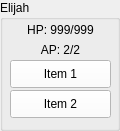
  <widget class="QGroupBox" name="Eli">
   <property name="geometry">
    <rect>
     <x>50</x>
     <y>440</y>
     <width>120</width>
     <height>131</height>
    </rect>
   </property>
   <property name="title">
    <string>Elijah</string>
   </property>
   <widget class="QLabel" name="EliHP">
    <property name="geometry">
     <rect>
      <x>10</x>
      <y>20</y>
      <width>101</width>
      <height>20</height>
     </rect>
    </property>
    <property name="text">
     <string>HP: 999/999</string>
    </property>
    <property name="alignment">
     <set>Qt::AlignCenter</set>
    </property>
   </widget>
   <widget class="QPushButton" name="EliItem1">
    <property name="geometry">
     <rect>
      <x>10</x>
      <y>60</y>
      <width>101</width>
      <height>28</height>
     </rect>
    </property>
    <property name="palette">
     <palette>
      <active>
       <colorrole role="WindowText">
        <brush brushstyle="SolidPattern">
         <color alpha="255">
          <red>0</red>
          <green>0</green>
          <blue>0</blue>
         </color>
        </brush>
       </colorrole>
       <colorrole role="Button">
        <brush brushstyle="SolidPattern">
         <color alpha="255">
          <red>255</red>
          <green>255</green>
          <blue>255</blue>
         </color>
        </brush>
       </colorrole>
       <colorrole role="Midlight">
        <brush brushstyle="SolidPattern">
         <color alpha="255">
          <red>255</red>
          <green>255</green>
          <blue>255</blue>
         </color>
        </brush>
       </colorrole>
       <colorrole role="Dark">
        <brush brushstyle="SolidPattern">
         <color alpha="255">
          <red>127</red>
          <green>127</green>
          <blue>127</blue>
         </color>
        </brush>
       </colorrole>
       <colorrole role="Mid">
        <brush brushstyle="SolidPattern">
         <color alpha="255">
          <red>170</red>
          <green>170</green>
          <blue>170</blue>
         </color>
        </brush>
       </colorrole>
       <colorrole role="Text">
        <brush brushstyle="SolidPattern">
         <color alpha="255">
          <red>0</red>
          <green>0</green>
          <blue>0</blue>
         </color>
        </brush>
       </colorrole>
       <colorrole role="ButtonText">
        <brush brushstyle="SolidPattern">
         <color alpha="255">
          <red>0</red>
          <green>0</green>
          <blue>0</blue>
         </color>
        </brush>
       </colorrole>
       <colorrole role="Base">
        <brush brushstyle="SolidPattern">
         <color alpha="255">
          <red>255</red>
          <green>255</green>
          <blue>255</blue>
         </color>
        </brush>
       </colorrole>
       <colorrole role="Window">
        <brush brushstyle="SolidPattern">
         <color alpha="255">
          <red>255</red>
          <green>255</green>
          <blue>255</blue>
         </color>
        </brush>
       </colorrole>
       <colorrole role="AlternateBase">
        <brush brushstyle="SolidPattern">
         <color alpha="255">
          <red>255</red>
          <green>255</green>
          <blue>255</blue>
         </color>
        </brush>
       </colorrole>
      </active>
      <inactive>
       <colorrole role="WindowText">
        <brush brushstyle="SolidPattern">
         <color alpha="255">
          <red>0</red>
          <green>0</green>
          <blue>0</blue>
         </color>
        </brush>
       </colorrole>
       <colorrole role="Button">
        <brush brushstyle="SolidPattern">
         <color alpha="255">
          <red>255</red>
          <green>255</green>
          <blue>255</blue>
         </color>
        </brush>
       </colorrole>
       <colorrole role="Midlight">
        <brush brushstyle="SolidPattern">
         <color alpha="255">
          <red>255</red>
          <green>255</green>
          <blue>255</blue>
         </color>
        </brush>
       </colorrole>
       <colorrole role="Dark">
        <brush brushstyle="SolidPattern">
         <color alpha="255">
          <red>127</red>
          <green>127</green>
          <blue>127</blue>
         </color>
        </brush>
       </colorrole>
       <colorrole role="Mid">
        <brush brushstyle="SolidPattern">
         <color alpha="255">
          <red>170</red>
          <green>170</green>
          <blue>170</blue>
         </color>
        </brush>
       </colorrole>
       <colorrole role="Text">
        <brush brushstyle="SolidPattern">
         <color alpha="255">
          <red>0</red>
          <green>0</green>
          <blue>0</blue>
         </color>
        </brush>
       </colorrole>
       <colorrole role="ButtonText">
        <brush brushstyle="SolidPattern">
         <color alpha="255">
          <red>0</red>
          <green>0</green>
          <blue>0</blue>
         </color>
        </brush>
       </colorrole>
       <colorrole role="Base">
        <brush brushstyle="SolidPattern">
         <color alpha="255">
          <red>255</red>
          <green>255</green>
          <blue>255</blue>
         </color>
        </brush>
       </colorrole>
       <colorrole role="Window">
        <brush brushstyle="SolidPattern">
         <color alpha="255">
          <red>255</red>
          <green>255</green>
          <blue>255</blue>
         </color>
        </brush>
       </colorrole>
       <colorrole role="AlternateBase">
        <brush brushstyle="SolidPattern">
         <color alpha="255">
          <red>255</red>
          <green>255</green>
          <blue>255</blue>
         </color>
        </brush>
       </colorrole>
      </inactive>
      <disabled>
       <colorrole role="WindowText">
        <brush brushstyle="SolidPattern">
         <color alpha="255">
          <red>127</red>
          <green>127</green>
          <blue>127</blue>
         </color>
        </brush>
       </colorrole>
       <colorrole role="Button">
        <brush brushstyle="SolidPattern">
         <color alpha="255">
          <red>255</red>
          <green>255</green>
          <blue>255</blue>
         </color>
        </brush>
       </colorrole>
       <colorrole role="Midlight">
        <brush brushstyle="SolidPattern">
         <color alpha="255">
          <red>255</red>
          <green>255</green>
          <blue>255</blue>
         </color>
        </brush>
       </colorrole>
       <colorrole role="Dark">
        <brush brushstyle="SolidPattern">
         <color alpha="255">
          <red>127</red>
          <green>127</green>
          <blue>127</blue>
         </color>
        </brush>
       </colorrole>
       <colorrole role="Mid">
        <brush brushstyle="SolidPattern">
         <color alpha="255">
          <red>170</red>
          <green>170</green>
          <blue>170</blue>
         </color>
        </brush>
       </colorrole>
       <colorrole role="Text">
        <brush brushstyle="SolidPattern">
         <color alpha="255">
          <red>127</red>
          <green>127</green>
          <blue>127</blue>
         </color>
        </brush>
       </colorrole>
       <colorrole role="ButtonText">
        <brush brushstyle="SolidPattern">
         <color alpha="255">
          <red>127</red>
          <green>127</green>
          <blue>127</blue>
         </color>
        </brush>
       </colorrole>
       <colorrole role="Base">
        <brush brushstyle="SolidPattern">
         <color alpha="255">
          <red>255</red>
          <green>255</green>
          <blue>255</blue>
         </color>
        </brush>
       </colorrole>
       <colorrole role="Window">
        <brush brushstyle="SolidPattern">
         <color alpha="255">
          <red>255</red>
          <green>255</green>
          <blue>255</blue>
         </color>
        </brush>
       </colorrole>
       <colorrole role="AlternateBase">
        <brush brushstyle="SolidPattern">
         <color alpha="255">
          <red>255</red>
          <green>255</green>
          <blue>255</blue>
         </color>
        </brush>
       </colorrole>
      </disabled>
     </palette>
    </property>
    <property name="text">
     <string>Item 1</string>
    </property>
   </widget>
   <widget class="QLabel" name="EliAP">
    <property name="geometry">
     <rect>
      <x>10</x>
      <y>40</y>
      <width>101</width>
      <height>20</height>
     </rect>
    </property>
    <property name="text">
     <string>AP: 2/2</string>
    </property>
    <property name="alignment">
     <set>Qt::AlignCenter</set>
    </property>
   </widget>
   <widget class="QPushButton" name="EliItem2">
    <property name="geometry">
     <rect>
      <x>10</x>
      <y>90</y>
      <width>101</width>
      <height>28</height>
     </rect>
    </property>
    <property name="palette">
     <palette>
      <active>
       <colorrole role="WindowText">
        <brush brushstyle="SolidPattern">
         <color alpha="255">
          <red>0</red>
          <green>0</green>
          <blue>0</blue>
         </color>
        </brush>
       </colorrole>
       <colorrole role="Button">
        <brush brushstyle="SolidPattern">
         <color alpha="255">
          <red>255</red>
          <green>255</green>
          <blue>255</blue>
         </color>
        </brush>
       </colorrole>
       <colorrole role="Midlight">
        <brush brushstyle="SolidPattern">
         <color alpha="255">
          <red>255</red>
          <green>255</green>
          <blue>255</blue>
         </color>
        </brush>
       </colorrole>
       <colorrole role="Dark">
        <brush brushstyle="SolidPattern">
         <color alpha="255">
          <red>127</red>
          <green>127</green>
          <blue>127</blue>
         </color>
        </brush>
       </colorrole>
       <colorrole role="Mid">
        <brush brushstyle="SolidPattern">
         <color alpha="255">
          <red>170</red>
          <green>170</green>
          <blue>170</blue>
         </color>
        </brush>
       </colorrole>
       <colorrole role="Text">
        <brush brushstyle="SolidPattern">
         <color alpha="255">
          <red>0</red>
          <green>0</green>
          <blue>0</blue>
         </color>
        </brush>
       </colorrole>
       <colorrole role="ButtonText">
        <brush brushstyle="SolidPattern">
         <color alpha="255">
          <red>0</red>
          <green>0</green>
          <blue>0</blue>
         </color>
        </brush>
       </colorrole>
       <colorrole role="Base">
        <brush brushstyle="SolidPattern">
         <color alpha="255">
          <red>255</red>
          <green>255</green>
          <blue>255</blue>
         </color>
        </brush>
       </colorrole>
       <colorrole role="Window">
        <brush brushstyle="SolidPattern">
         <color alpha="255">
          <red>255</red>
          <green>255</green>
          <blue>255</blue>
         </color>
        </brush>
       </colorrole>
       <colorrole role="AlternateBase">
        <brush brushstyle="SolidPattern">
         <color alpha="255">
          <red>255</red>
          <green>255</green>
          <blue>255</blue>
         </color>
        </brush>
       </colorrole>
      </active>
      <inactive>
       <colorrole role="WindowText">
        <brush brushstyle="SolidPattern">
         <color alpha="255">
          <red>0</red>
          <green>0</green>
          <blue>0</blue>
         </color>
        </brush>
       </colorrole>
       <colorrole role="Button">
        <brush brushstyle="SolidPattern">
         <color alpha="255">
          <red>255</red>
          <green>255</green>
          <blue>255</blue>
         </color>
        </brush>
       </colorrole>
       <colorrole role="Midlight">
        <brush brushstyle="SolidPattern">
         <color alpha="255">
          <red>255</red>
          <green>255</green>
          <blue>255</blue>
         </color>
        </brush>
       </colorrole>
       <colorrole role="Dark">
        <brush brushstyle="SolidPattern">
         <color alpha="255">
          <red>127</red>
          <green>127</green>
          <blue>127</blue>
         </color>
        </brush>
       </colorrole>
       <colorrole role="Mid">
        <brush brushstyle="SolidPattern">
         <color alpha="255">
          <red>170</red>
          <green>170</green>
          <blue>170</blue>
         </color>
        </brush>
       </colorrole>
       <colorrole role="Text">
        <brush brushstyle="SolidPattern">
         <color alpha="255">
          <red>0</red>
          <green>0</green>
          <blue>0</blue>
         </color>
        </brush>
       </colorrole>
       <colorrole role="ButtonText">
        <brush brushstyle="SolidPattern">
         <color alpha="255">
          <red>0</red>
          <green>0</green>
          <blue>0</blue>
         </color>
        </brush>
       </colorrole>
       <colorrole role="Base">
        <brush brushstyle="SolidPattern">
         <color alpha="255">
          <red>255</red>
          <green>255</green>
          <blue>255</blue>
         </color>
        </brush>
       </colorrole>
       <colorrole role="Window">
        <brush brushstyle="SolidPattern">
         <color alpha="255">
          <red>255</red>
          <green>255</green>
          <blue>255</blue>
         </color>
        </brush>
       </colorrole>
       <colorrole role="AlternateBase">
        <brush brushstyle="SolidPattern">
         <color alpha="255">
          <red>255</red>
          <green>255</green>
          <blue>255</blue>
         </color>
        </brush>
       </colorrole>
      </inactive>
      <disabled>
       <colorrole role="WindowText">
        <brush brushstyle="SolidPattern">
         <color alpha="255">
          <red>127</red>
          <green>127</green>
          <blue>127</blue>
         </color>
        </brush>
       </colorrole>
       <colorrole role="Button">
        <brush brushstyle="SolidPattern">
         <color alpha="255">
          <red>255</red>
          <green>255</green>
          <blue>255</blue>
         </color>
        </brush>
       </colorrole>
       <colorrole role="Midlight">
        <brush brushstyle="SolidPattern">
         <color alpha="255">
          <red>255</red>
          <green>255</green>
          <blue>255</blue>
         </color>
        </brush>
       </colorrole>
       <colorrole role="Dark">
        <brush brushstyle="SolidPattern">
         <color alpha="255">
          <red>127</red>
          <green>127</green>
          <blue>127</blue>
         </color>
        </brush>
       </colorrole>
       <colorrole role="Mid">
        <brush brushstyle="SolidPattern">
         <color alpha="255">
          <red>170</red>
          <green>170</green>
          <blue>170</blue>
         </color>
        </brush>
       </colorrole>
       <colorrole role="Text">
        <brush brushstyle="SolidPattern">
         <color alpha="255">
          <red>127</red>
          <green>127</green>
          <blue>127</blue>
         </color>
        </brush>
       </colorrole>
       <colorrole role="ButtonText">
        <brush brushstyle="SolidPattern">
         <color alpha="255">
          <red>127</red>
          <green>127</green>
          <blue>127</blue>
         </color>
        </brush>
       </colorrole>
       <colorrole role="Base">
        <brush brushstyle="SolidPattern">
         <color alpha="255">
          <red>255</red>
          <green>255</green>
          <blue>255</blue>
         </color>
        </brush>
       </colorrole>
       <colorrole role="Window">
        <brush brushstyle="SolidPattern">
         <color alpha="255">
          <red>255</red>
          <green>255</green>
          <blue>255</blue>
         </color>
        </brush>
       </colorrole>
       <colorrole role="AlternateBase">
        <brush brushstyle="SolidPattern">
         <color alpha="255">
          <red>255</red>
          <green>255</green>
          <blue>255</blue>
         </color>
        </brush>
       </colorrole>
      </disabled>
     </palette>
    </property>
    <property name="text">
     <string>Item 2</string>
    </property>
   </widget>
  </widget>
